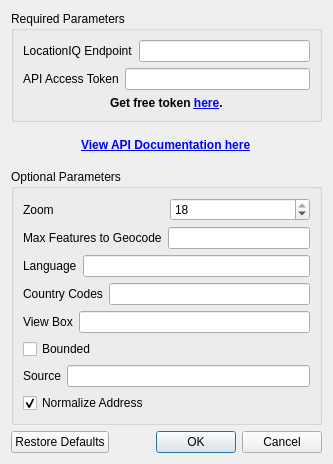
<?xml version="1.0" encoding="UTF-8"?>
<ui version="4.0">
 <class>Dialog</class>
 <widget class="QDialog" name="Dialog">
  <property name="geometry">
   <rect>
    <x>0</x>
    <y>0</y>
    <width>333</width>
    <height>464</height>
   </rect>
  </property>
  <property name="windowTitle">
   <string>Settings</string>
  </property>
  <layout class="QVBoxLayout" name="verticalLayout_3">
   <item>
    <widget class="QGroupBox" name="groupBox_req">
     <property name="title">
      <string>Required Parameters</string>
     </property>
     <layout class="QVBoxLayout" name="verticalLayout_2">
      <item>
       <layout class="QVBoxLayout" name="verticalLayout">
        <item>
         <layout class="QHBoxLayout" name="horizontalLayout">
          <item>
           <widget class="QLabel" name="label">
            <property name="text">
             <string>LocationIQ Endpoint</string>
            </property>
           </widget>
          </item>
          <item>
           <widget class="QLineEdit" name="liq_url_textbox"/>
          </item>
         </layout>
        </item>
        <item>
         <layout class="QHBoxLayout" name="horizontalLayout_12">
          <item>
           <widget class="QLabel" name="label_2">
            <property name="text">
             <string>API Access Token</string>
            </property>
           </widget>
          </item>
          <item>
           <widget class="QLineEdit" name="api_access_token_textbox"/>
          </item>
         </layout>
        </item>
       </layout>
      </item>
      <item alignment="Qt::AlignHCenter">
       <widget class="QLabel" name="label_3">
        <property name="font">
         <font>
          <bold>true</bold>
         </font>
        </property>
        <property name="text">
         <string>Get free token &lt;a href=&quot;https://locationiq.com/?ref=qgis&quot;&gt;here&lt;/a&gt;.</string>
        </property>
        <property name="openExternalLinks">
         <bool>true</bool>
        </property>
       </widget>
      </item>
     </layout>
    </widget>
   </item>
   <item alignment="Qt::AlignHCenter">
    <widget class="QLabel" name="label_4">
     <property name="font">
      <font>
       <bold>true</bold>
      </font>
     </property>
     <property name="text">
      <string>&lt;html&gt;&lt;head/&gt;&lt;body&gt;&lt;p&gt;&lt;a href=&quot;https://locationiq.com/docs?ref=qgis&quot;&gt;View API Documentation here&lt;/a&gt;&lt;/p&gt;&lt;/body&gt;&lt;/html&gt;</string>
     </property>
     <property name="openExternalLinks">
      <bool>true</bool>
     </property>
    </widget>
   </item>
   <item>
    <widget class="QGroupBox" name="groupBox_opt">
     <property name="title">
      <string>Optional Parameters</string>
     </property>
     <layout class="QHBoxLayout" name="horizontalLayout_3">
      <item>
       <layout class="QVBoxLayout" name="verticalLayout_1">
        <item>
         <layout class="QHBoxLayout" name="horizontalLayout_4">
          <item>
           <widget class="QLabel" name="label_5">
            <property name="text">
             <string>Zoom</string>
            </property>
           </widget>
          </item>
          <item>
           <widget class="QSpinBox" name="zoom_spinBox">
            <property name="minimum">
             <number>1</number>
            </property>
            <property name="maximum">
             <number>18</number>
            </property>
            <property name="value">
             <number>18</number>
            </property>
           </widget>
          </item>
         </layout>
        </item>
        <item>
         <layout class="QHBoxLayout" name="horizontalLayout_4">
          <item>
           <widget class="QLabel" name="label_5">
            <property name="text">
             <string>Max Features to Geocode</string>
            </property>
           </widget>
          </item>
          <item>
           <widget class="QLineEdit" name="maxAddress_textbox"/>
          </item>
         </layout>
        </item>
        <item>
         <layout class="QHBoxLayout" name="horizontalLayout_4">
          <item>
           <widget class="QLabel" name="label_5">
            <property name="text">
             <string>Language</string>
            </property>
           </widget>
          </item>
          <item>
           <widget class="QLineEdit" name="language_textbox"/>
          </item>
         </layout>
        </item>
        <item>
         <layout class="QHBoxLayout" name="horizontalLayout_5">
          <item>
           <widget class="QLabel" name="label_6">
            <property name="text">
             <string>Country Codes</string>
            </property>
           </widget>
          </item>
          <item>
           <widget class="QLineEdit" name="country_codes_textbox"/>
          </item>
         </layout>
        </item>
        <item>
         <layout class="QHBoxLayout" name="horizontalLayout_6">
          <item>
           <widget class="QLabel" name="label_7">
            <property name="text">
             <string>View Box</string>
            </property>
           </widget>
          </item>
          <item>
           <widget class="QLineEdit" name="viewbox_textbox"/>
          </item>
         </layout>
        </item>
        <item>
         <layout class="QHBoxLayout" name="horizontalLayout_7">
          <item>
           <widget class="QCheckBox" name="bounded_checkbox">
            <property name="text">
             <string>Bounded</string>
            </property>
           </widget>
          </item>
         </layout>
        </item>
        <item>
         <layout class="QHBoxLayout" name="horizontalLayout_9">
          <item>
           <widget class="QLabel" name="label_9">
            <property name="text">
             <string>Source</string>
            </property>
           </widget>
          </item>
          <item>
           <widget class="QLineEdit" name="source_textbox"/>
          </item>
         </layout>
        </item>
        <item>
         <layout class="QHBoxLayout" name="horizontalLayout_10">
          <item>
           <widget class="QCheckBox" name="normalize_checkbox">
            <property name="text">
             <string>Normalize Address</string>
            </property>
            <property name="checked">
             <bool>true</bool>
            </property>
            <property name="tristate">
             <bool>false</bool>
            </property>
           </widget>
          </item>
         </layout>
        </item>
       </layout>
      </item>
     </layout>
    </widget>
   </item>
   <item>
    <widget class="QDialogButtonBox" name="buttonBox">
     <property name="orientation">
      <enum>Qt::Horizontal</enum>
     </property>
     <property name="standardButtons">
      <set>QDialogButtonBox::Cancel|QDialogButtonBox::Ok|QDialogButtonBox::RestoreDefaults</set>
     </property>
    </widget>
   </item>
  </layout>
 </widget>
 <resources/>
 <connections>
  <connection>
   <sender>buttonBox</sender>
   <signal>accepted()</signal>
   <receiver>Dialog</receiver>
   <slot>accept()</slot>
   <hints>
    <hint type="sourcelabel">
     <x>248</x>
     <y>254</y>
    </hint>
    <hint type="destinationlabel">
     <x>157</x>
     <y>274</y>
    </hint>
   </hints>
  </connection>
  <connection>
   <sender>buttonBox</sender>
   <signal>rejected()</signal>
   <receiver>Dialog</receiver>
   <slot>reject()</slot>
   <hints>
    <hint type="sourcelabel">
     <x>316</x>
     <y>260</y>
    </hint>
    <hint type="destinationlabel">
     <x>286</x>
     <y>274</y>
    </hint>
   </hints>
  </connection>
 </connections>
</ui>
